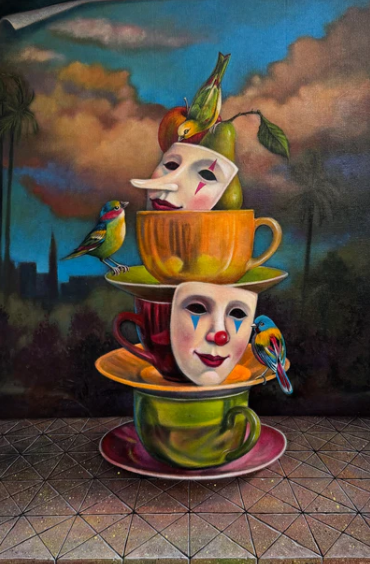
#> input picture Tarefa1/arte-3.png, 370 x 564 px
$ python Ex6.py
#> lines starting #> are read from the running program, lines starting #| are printed output that depends on the picture; after the words box and inside, x2 and y2 are one past the last pixel; in counts of white or black regions, pixels touching at a corner belong together
import cv2
import numpy as np

# =========================
# 1. Ler imagem
# =========================
img = cv2.imread('arte-3.png')
#> img is the input picture: shape (564, 370, 3); mean B, G, R 67.1, 79.3, 90.8

if img is None:
    raise ValueError("Erro ao carregar a imagem.")

# =========================
# 2. Converter para cinza manualmente
# =========================
def rgb_to_gray(image):
    h, w, _ = image.shape
#> h = 564; w = 370
    gray = np.zeros((h, w), dtype=np.float32)

    for i in range(h):
        for j in range(w):
            b, g, r = image[i, j]  # OpenCV lê em BGR
            gray[i, j] = 0.299 * r + 0.587 * g + 0.114 * b
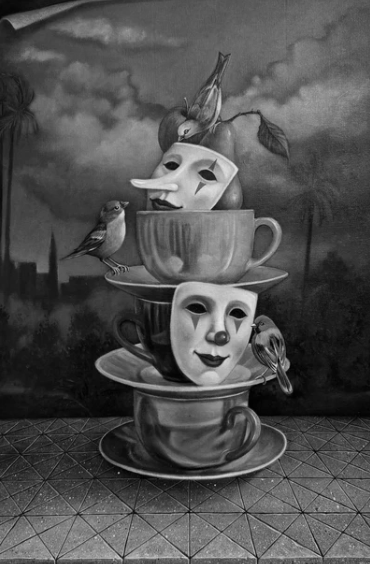
#> gray: shape (564, 370) float32; min 0.598, max 229.9, mean 81.4

    return gray

gray = rgb_to_gray(img)

# =========================
# 3. Função de quantização
# =========================
def quantizar(image, niveis):
#> called with niveis = 256
    h, w = image.shape
#> h = 564; w = 370
    result = np.zeros((h, w), dtype=np.float32)

    for i in range(h):
        for j in range(w):
            pixel = image[i, j]

            # reduz para o número de níveis
            nivel = int((pixel * niveis) / 256)

            if nivel >= niveis:
                nivel = niveis - 1

            # expande de volta para [0,255]
            if niveis > 1:
                result[i, j] = (nivel * 255) / (niveis - 1)
            else:
                result[i, j] = 0

    return np.clip(result, 0, 255).astype(np.uint8)

# =========================
# 4. Aplicar diferentes quantizações
# =========================
q256 = quantizar(gray, 256)
q64  = quantizar(gray, 64)
q32  = quantizar(gray, 32)
q16  = quantizar(gray, 16)
q8   = quantizar(gray, 8)
#> after the loop in quantizar (call 5), `for i in range(h):`:
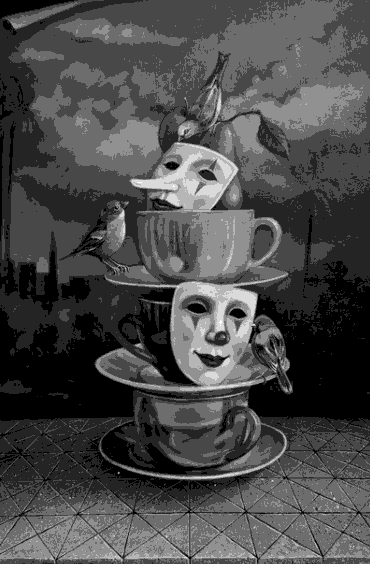
#> result: shape (564, 370) float32; min 0, max 255, mean 74
q4   = quantizar(gray, 4)
#> after the loop in quantizar (call 6), `for i in range(h):`:
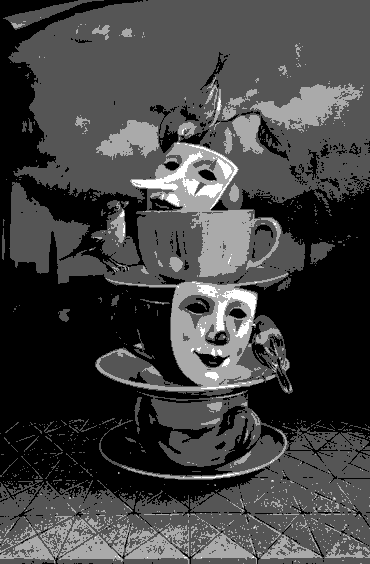
#> result: shape (564, 370) float32; min 0, max 255, mean 66.7
q2   = quantizar(gray, 2)
#> after the loop in quantizar (call 7), `for i in range(h):`:
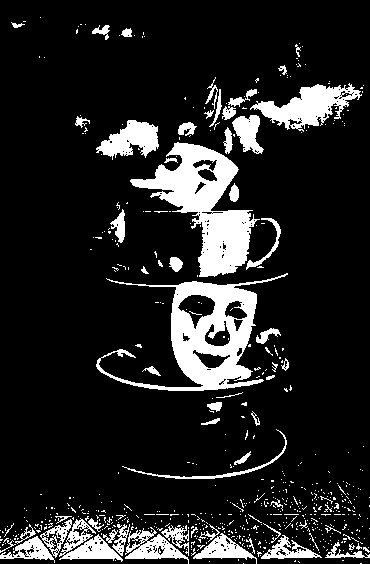
#> result: shape (564, 370) float32; 13.8% white; 620 white regions (560 under 20 px), largest, box (x1, y1, x2, y2) and area: (130, 142, 260, 277) 6774, (96, 273, 288, 391) 6685, (250, 83, 362, 132) 2388

# =========================
# 5. Salvar resultados
# =========================
cv2.imwrite('resp6/quantizacao_256.png', q256)
cv2.imwrite('resp6/quantizacao_64.png', q64)
cv2.imwrite('resp6/quantizacao_32.png', q32)
cv2.imwrite('resp6/quantizacao_16.png', q16)
cv2.imwrite('resp6/quantizacao_8.png', q8)
cv2.imwrite('resp6/quantizacao_4.png', q4)
cv2.imwrite('resp6/quantizacao_2.png', q2)

print("Concluído.")

$ run again, with Tarefa1/arte-2.png copied over Tarefa1/arte-3.png
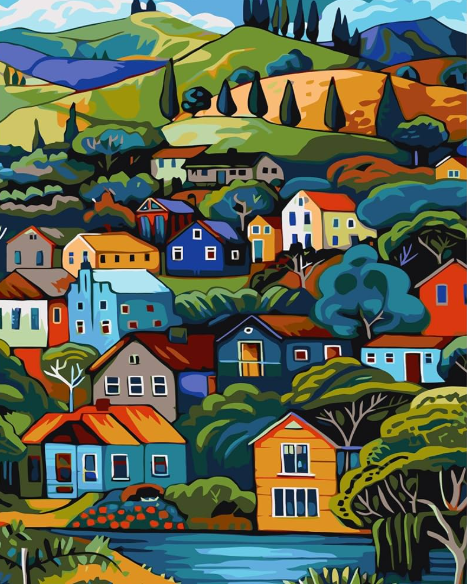
#> input picture Tarefa1/arte-2.png, 467 x 584 px
#> img is the input picture: shape (584, 467, 3); mean B, G, R 79.2, 98.8, 91.5
#> after the loop in rgb_to_gray, `for i in range(h):`:
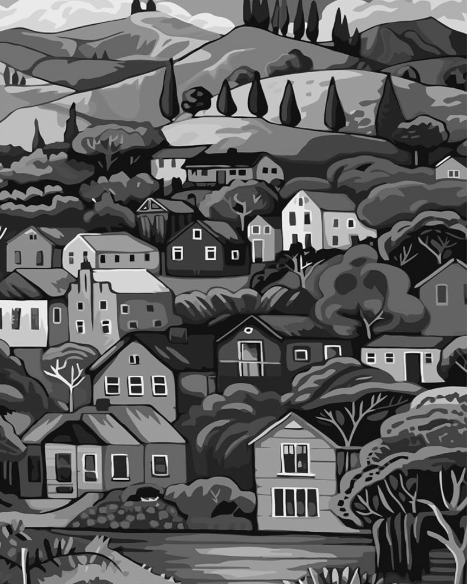
#> gray: shape (584, 467) float32; min 2.99, max 253.5, mean 94.4
#> after the loop in quantizar (call 7), `for i in range(h):`:
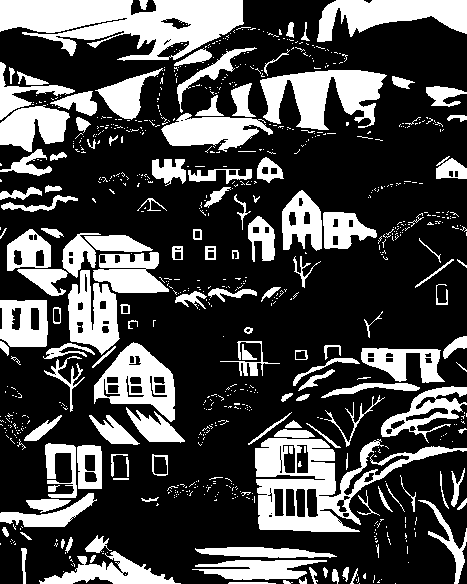
#> result: shape (584, 467) float32; 28.9% white; 784 white regions (649 under 20 px), largest, box (x1, y1, x2, y2) and area: (0, 0, 244, 61) 9256, (255, 438, 467, 532) 7071, (260, 70, 387, 130) 4386
